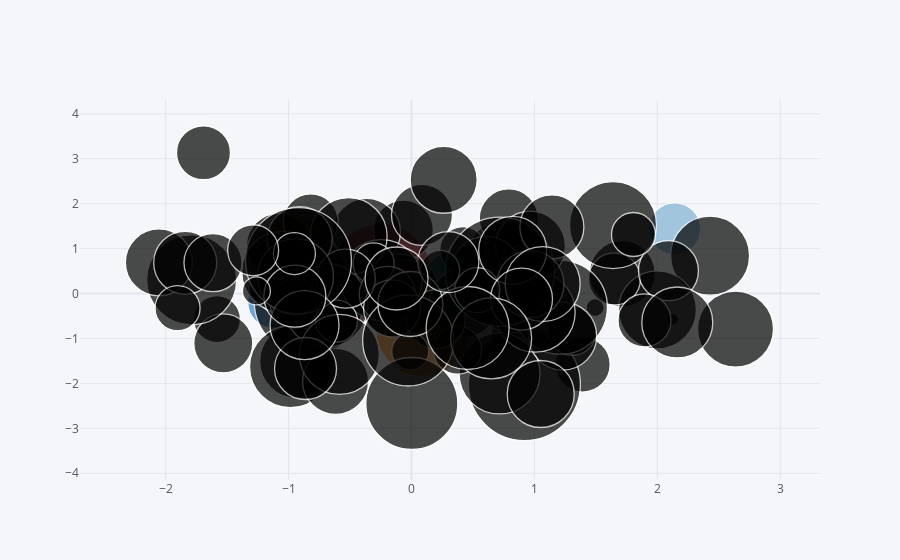

The notebook cell saved with this chart:
### Markdown cell above
## Bubble Plot

### Code cell
df.iplot(kind='bubble',x='A',y='B',size='C')
